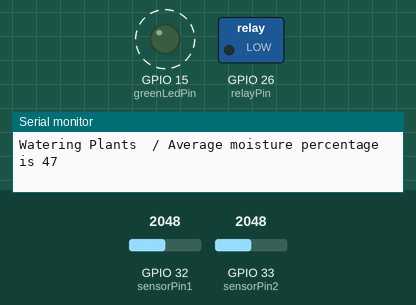
This sketch was run on a simulated ESP32. Shown: switched loads named in the sketch (green lamp = pin HIGH), output pins drawn as LEDs (lit = HIGH), the last lines printed to the serial monitor. Dashed ring = blinking. The inputs (shaded band) are chosen by the test bench; at power-on: GPIO 32 (sensorPin1) = 2048, GPIO 33 (sensorPin2) = 2048.

Above: at 2.3 s.
2.4 s: GPIO 32 (sensorPin1) set to 1896
At 3.3 s:
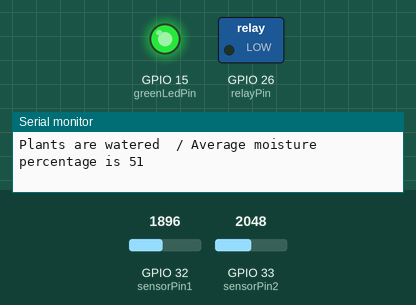
5.5 s: GPIO 33 (sensorPin2) set to 968
7.6 s: GPIO 33 (sensorPin2) set to 871
At 8.4 s:
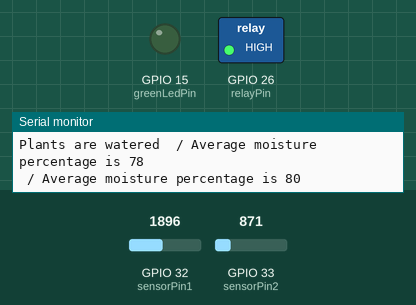
9.7 s: GPIO 32 (sensorPin1) set to 2047
At 11.1 s:
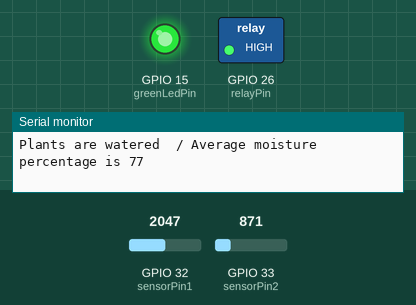
11.8 s: GPIO 32 (sensorPin1) set to 1228
At 12.7 s:
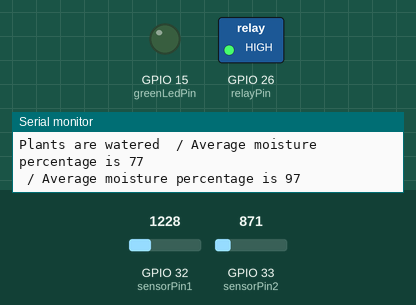
13.9 s: GPIO 32 (sensorPin1) set to 2866
At 15.4 s:
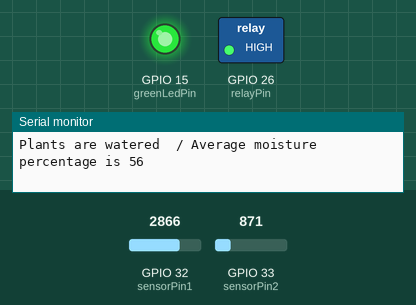
Timing chart, 0 to 16.9 s (numbered marks = the images above; inputs shaded):
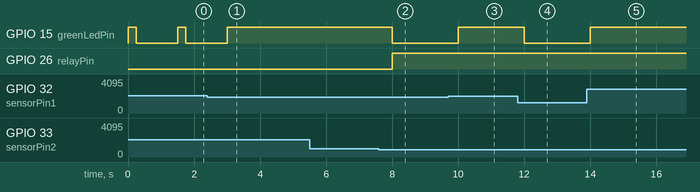

The sketch:

Greenhouse.ino
```cpp
int sensorPin1 = 32;
int sensorPin2 = 33;
int LOW_INPUT = 3000;
int HIGH_INPUT = 1000;
int NUMBEROFSENSORS = 2;
int relayPin = 26;
int moistureThresholdLow = 50;
int moistureThresholdHigh = 80;
int greenLedPin = 15;

int calculateAverage(int pin1, int pin2) {
  int reading1 = analogRead(pin1);
  int reading2 = analogRead(pin2);
  return (reading1 + reading2) / NUMBEROFSENSORS;
}

int mapToPercentage(int value) {
  return map(value, LOW_INPUT, HIGH_INPUT, 0, 100);
}

void setup() {
  pinMode(sensorPin1, INPUT);
  pinMode(sensorPin2, INPUT);
  pinMode(greenLedPin, OUTPUT);
  pinMode(relayPin, OUTPUT);
  Serial.begin(115200);
}


void loop() {
  int averageValue = calculateAverage(sensorPin1, sensorPin2);

  int moisturePercentage = mapToPercentage(averageValue);

  if (moisturePercentage < moistureThresholdLow) {
    digitalWrite(relayPin, LOW);
    digitalWrite(greenLedPin, HIGH);
    delay(250);
    digitalWrite(greenLedPin, LOW);
    delay(250);
    Serial.print("Watering Plants ");
  } else if (moisturePercentage >= moistureThresholdHigh) {
    digitalWrite(relayPin, HIGH);
    digitalWrite(greenLedPin, LOW);
  } else {
    digitalWrite(greenLedPin, HIGH);
    Serial.print("Plants are watered ");
  }

  Serial.print(" / Average moisture percentage is ");
  Serial.println(moisturePercentage);
  delay(1000);
}
```

Measured:
- the behaviour switches between 1954 and 1953 on GPIO 32 (sensorPin1) (found by bisection; images 0 and 1)
- the behaviour switches between 906 and 905 on GPIO 33 (sensorPin2) (found by bisection; images 1 and 2)
- after the input at 2.4 s, GPIO 15 (greenLedPin): goes on until 3.0 s, then stays HIGH
- after the input at 7.6 s, GPIO 15 (greenLedPin): HIGH → LOW after 0.40 s; GPIO 26 (relayPin): LOW → HIGH after 0.40 s
- after the input at 9.7 s, GPIO 15 (greenLedPin): LOW → HIGH after 0.31 s
- after the input at 11.8 s, GPIO 15 (greenLedPin): HIGH → LOW after 0.21 s
- after the input at 13.9 s, GPIO 15 (greenLedPin): LOW → HIGH after 0.11 s
- by itself, GPIO 15 (greenLedPin): alternates HIGH for 0.25 s and LOW for 1.3 s
